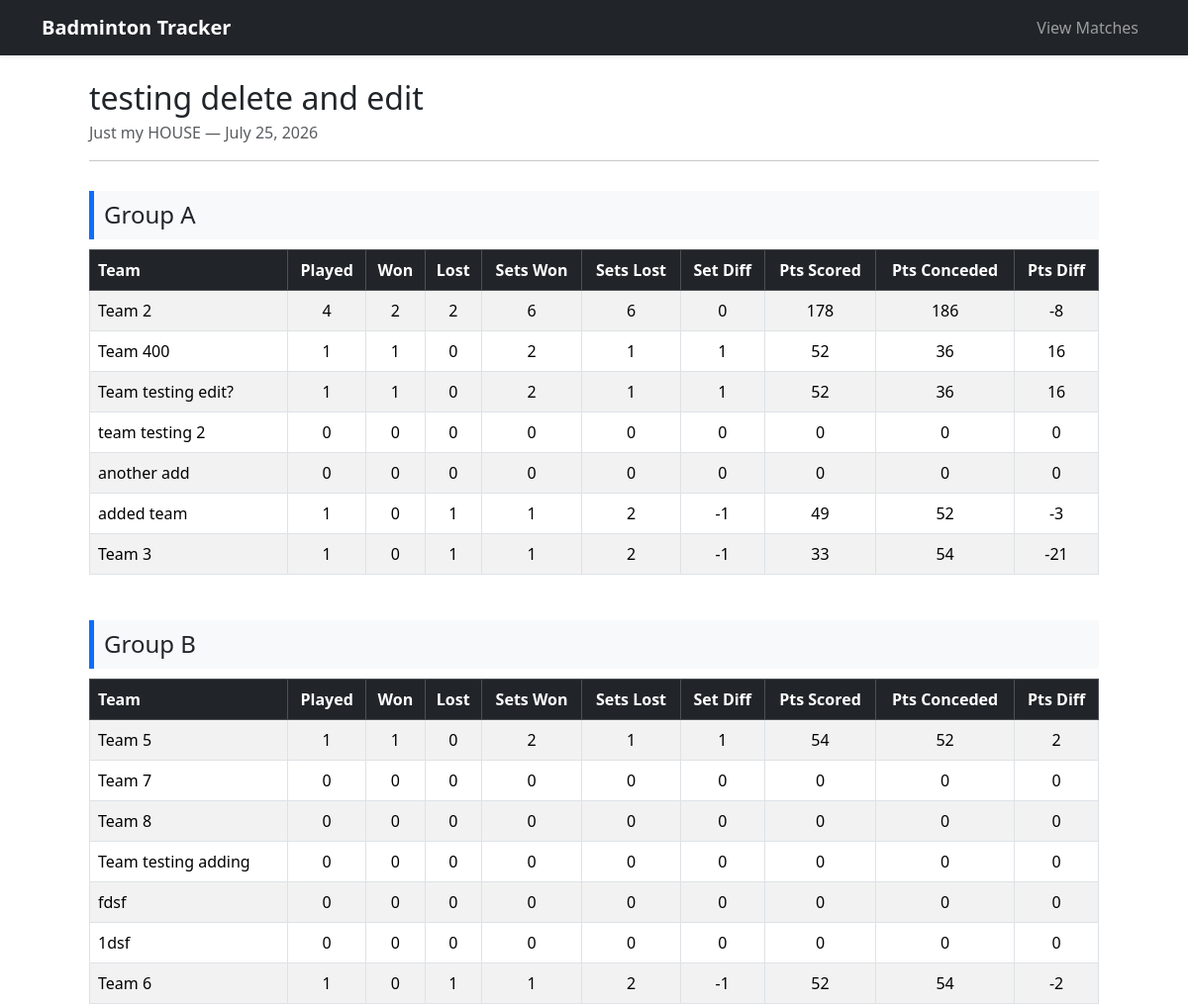
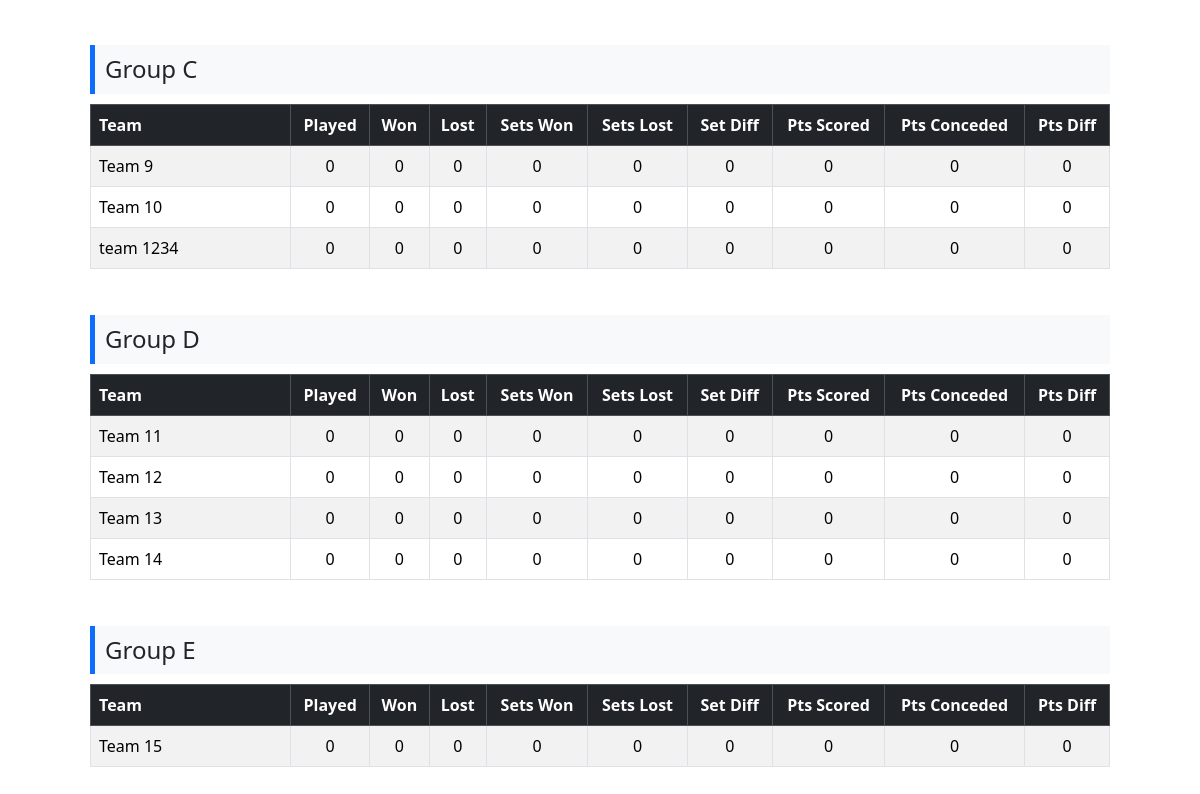
/badminton/tournament/4/, run on the app's committed database (2 pictures, top to bottom).
### badminton/models.py (models this page shows, shortened)
class Tournament(models.Model):
    name = models.CharField(max_length=100)
    place = models.CharField(max_length=100)
    date = models.DateField()

class Team(models.Model):
    name = models.CharField(max_length=100)
    group = models.ForeignKey(Group, on_delete=models.CASCADE, related_name='teams')

### badminton/views.py (the view)
# urls.py: path('tournament/<int:tournament_id>/', views.tournament_detail, name='tournament_detail'),  # Updated name
def tournament_detail(request, tournament_id):
    tournament = get_object_or_404(Tournament, id=tournament_id)
    groups = Group.objects.filter(tournament=tournament)
    group_data = []
    for group in groups:
        teams = Team.objects.filter(group=group)
        matches = Match.objects.filter(group=group)
        stats = {team.id: {
            'name': team.name,
            'played': 0,
            'won': 0,
            'lost': 0,
            'sets_won': 0,
            'sets_lost': 0,
            'set_diff': 0,
            'points_scored': 0,
            'points_conceded': 0,
            'point_diff': 0,
        } for team in teams}
        for match in matches:
            if match.winner is None:
                continue
            t1, t2 = match.team1, match.team2
            stats[t1.id]['played'] += 1
            stats[t2.id]['played'] += 1
            sets = [(match.set1_team1, match.set1_team2), (match.set2_team1, match.set2_team2)]
            if match.set3_team1 is not None and match.set3_team2 is not None:
                sets.append((match.set3_team1, match.set3_team2))
            t1_sets_won = sum(1 for a, b in sets if a > b)
            t2_sets_won = sum(1 for a, b in sets if b > a)
            stats[t1.id]['sets_won'] += t1_sets_won
            stats[t1.id]['sets_lost'] += t2_sets_won
            stats[t1.id]['set_diff'] += t1_sets_won - t2_sets_won
            stats[t2.id]['sets_won'] += t2_sets_won
            stats[t2.id]['sets_lost'] += t1_sets_won
            stats[t2.id]['set_diff'] += t2_sets_won - t1_sets_won
            for a, b in sets:
                stats[t1.id]['points_scored'] += a
                stats[t1.id]['points_conceded'] += b
                stats[t2.id]['points_scored'] += b
                stats[t2.id]['points_conceded'] += a
            if t1_sets_won > t2_sets_won:
                stats[t1.id]['won'] += 1
                stats[t2.id]['lost'] += 1
            else:
                stats[t2.id]['won'] += 1
                stats[t1.id]['lost'] += 1
        for team_id in stats:
            stats[team_id]['point_diff'] = stats[team_id]['points_scored'] - stats[team_id]['points_conceded']
        sorted_table = sorted(stats.values(), key=lambda x: (-x['won'], -x['set_diff'], -x['point_diff']))
        group_data.append({'group': group.name, 'table': sorted_table})
    return render(request, 'tournament_detail.html', {
        'tournament': tournament,
        'groups': group_data,
        'current_tournament': tournament
    })

### badminton/templates/tournament_detail.html (shortened to what this page needs)
{% extends 'base.html' %}
{% block content %}
<div class="container mt-4">
    <div class="row justify-content-between align-items-center mb-3">
        <div class="col-12 col-md-8">
            <h2 class="mb-1">{{ tournament.name }}</h2>
            <p class="text-muted mb-0">{{ tournament.place }} — {{ tournament.date }}</p>
        </div>
    </div>
    <hr>
    {% for group in groups %}
    <div class="group-heading">
        <h4 class="mb-0">Group {{ group.group|upper }}</h4>
    </div>
    <div class="table-responsive">
        <table class="table table-bordered table-striped align-middle text-center">
            <thead class="table-dark">
                <tr>
                    <th class="team-col">Team</th>
                    <th>Played</th>
                    <th>Won</th>
                    <th>Lost</th>
                    <th>Sets Won</th>
                    <th>Sets Lost</th>
                    <th>Set Diff</th>
                    <th>Pts Scored</th>
                    <th>Pts Conceded</th>
                    <th>Pts Diff</th>
                </tr>
            </thead>
            <tbody>
                {% for team in group.table %}
                <tr>
                    <td class="team-col" title="{{ team.name }}">{{ team.name }}</td>
                    <td>{{ team.played }}</td>
                    <td>{{ team.won }}</td>
                    <td>{{ team.lost }}</td>
                    <td>{{ team.sets_won }}</td>
                    <td>{{ team.sets_lost }}</td>
                    <td>{{ team.set_diff }}</td>
                    <td>{{ team.points_scored }}</td>
                    <td>{{ team.points_conceded }}</td>
                    <td>{{ team.point_diff }}</td>
                </tr>
                {% endfor %}
            </tbody>
        </table>
    </div>
    {% endfor %}
</div>
{% endblock %}

### badminton/templates/tournament_detail.html (style rules this page uses)
.team-col { width: 200px; min-width: 150px; max-width: 100%; text-align: left; word-wrap: break-word; }
.group-heading { background-color: #f8f9fa; padding: 10px; margin-top: 30px; margin-bottom: 10px; border-left: 5px solid #0d6efd; }
.group-heading h4 { margin: 0; }

### data on the page
Tournament: name "testing delete and edit", place "Just my HOUSE", date "July 25, 2026"
Team: name "Team 2"
Team: name "Team 400"
Team: name "Team testing edit?"
Team: name "team testing 2"
Team: name "another add"
Team: name "added team"
Team: name "Team 3"
Team: name "Team 5"
Team: name "Team 7"
Team: name "Team 8"
Team: name "Team testing adding"
Team: name "fdsf"
Team: name "1dsf"
Team: name "Team 6"
Team: name "Team 9"
Team: name "Team 10"
Team: name "team 1234"
Team: name "Team 11"
Team: name "Team 12"
Team: name "Team 13"
Team: name "Team 14"
Team: name "Team 15"

### other printed values
{{ group.group|upper }} "A" "B" "C" "D" "E"
{{ team.played }} "4" "1" "1" "0" "0" "1" "1" "1" "0" "0" "0" "0" "0" "1" "0" "0" "0" "0" "0" "0" "0" "0"
{{ team.won }} "2" "1" "1" "0" "0" "0" "0" "1" "0" "0" "0" "0" "0" "0" "0" "0" "0" "0" "0" "0" "0" "0"
{{ team.lost }} "2" "0" "0" "0" "0" "1" "1" "0" "0" "0" "0" "0" "0" "1" "0" "0" "0" "0" "0" "0" "0" "0"
{{ team.sets_won }} "6" "2" "2" "0" "0" "1" "1" "2" "0" "0" "0" "0" "0" "1" "0" "0" "0" "0" "0" "0" "0" "0"
{{ team.sets_lost }} "6" "1" "1" "0" "0" "2" "2" "1" "0" "0" "0" "0" "0" "2" "0" "0" "0" "0" "0" "0" "0" "0"
{{ team.set_diff }} "0" "1" "1" "0" "0" "-1" "-1" "1" "0" "0" "0" "0" "0" "-1" "0" "0" "0" "0" "0" "0" "0" "0"
{{ team.points_scored }} "178" "52" "52" "0" "0" "49" "33" "54" "0" "0" "0" "0" "0" "52" "0" "0" "0" "0" "0" "0" "0" "0"
{{ team.points_conceded }} "186" "36" "36" "0" "0" "52" "54" "52" "0" "0" "0" "0" "0" "54" "0" "0" "0" "0" "0" "0" "0" "0"
{{ team.point_diff }} "-8" "16" "16" "0" "0" "-3" "-21" "2" "0" "0" "0" "0" "0" "-2" "0" "0" "0" "0" "0" "0" "0" "0"
